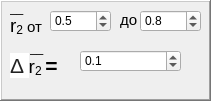
   <widget class="QFrame" name="frame_7">
    <property name="geometry">
     <rect>
      <x>460</x>
      <y>30</y>
      <width>211</width>
      <height>101</height>
     </rect>
    </property>
    <property name="frameShape">
     <enum>QFrame::WinPanel</enum>
    </property>
    <property name="frameShadow">
     <enum>QFrame::Raised</enum>
    </property>
    <widget class="QDoubleSpinBox" name="dblSpinBox_13">
     <property name="geometry">
      <rect>
       <x>50</x>
       <y>10</y>
       <width>61</width>
       <height>22</height>
      </rect>
     </property>
     <property name="wrapping">
      <bool>true</bool>
     </property>
     <property name="decimals">
      <number>1</number>
     </property>
     <property name="minimum">
      <double>0.500000000000000</double>
     </property>
     <property name="maximum">
      <double>0.800000000000000</double>
     </property>
     <property name="singleStep">
      <double>0.100000000000000</double>
     </property>
     <property name="value">
      <double>0.500000000000000</double>
     </property>
    </widget>
    <widget class="QLabel" name="lbl_25">
     <property name="geometry">
      <rect>
       <x>120</x>
       <y>10</y>
       <width>21</width>
       <height>21</height>
      </rect>
     </property>
     <property name="text">
      <string>&lt;html&gt;&lt;head/&gt;&lt;body&gt;&lt;p&gt;&lt;span style=&quot; font-size:11pt;&quot;&gt;до&lt;/span&gt;&lt;/p&gt;&lt;/body&gt;&lt;/html&gt;</string>
     </property>
    </widget>
    <widget class="QLabel" name="lbl_26">
     <property name="geometry">
      <rect>
       <x>10</x>
       <y>50</y>
       <width>81</width>
       <height>31</height>
      </rect>
     </property>
     <property name="text">
      <string>&lt;!DOCTYPE HTML PUBLIC &quot;-//W3C//DTD HTML 4.0//EN&quot; &quot;http://www.w3.org/TR/REC-html40/strict.dtd&quot;&gt;
&lt;html&gt;&lt;head&gt;&lt;meta name=&quot;qrichtext&quot; content=&quot;1&quot; /&gt;&lt;style type=&quot;text/css&quot;&gt;
p, li { white-space: pre-wrap; }
&lt;/style&gt;&lt;/head&gt;&lt;body style=&quot; font-family:'MS Shell Dlg 2'; font-size:8pt; font-weight:400; font-style:normal;&quot;&gt;
&lt;p style=&quot; margin-top:12px; margin-bottom:12px; margin-left:0px; margin-right:0px; -qt-block-indent:0; text-indent:0px;&quot;&gt;&lt;span style=&quot; font-family:'arial,sans-serif'; font-size:16pt; color:#222222; background-color:#ffffff;&quot;&gt;Δ &lt;/span&gt;&lt;span style=&quot; font-size:14pt;&quot;&gt;r&lt;/span&gt;&lt;span style=&quot; font-size:14pt; vertical-align:sub;&quot;&gt;2&lt;/span&gt;&lt;span style=&quot; font-family:'Times New Roman,serif'; font-size:16pt; vertical-align:sub;&quot;&gt; &lt;/span&gt;&lt;span style=&quot; font-family:'Times New Roman,serif'; font-size:16pt; font-weight:600;&quot;&gt;=&lt;/span&gt;&lt;/p&gt;&lt;/body&gt;&lt;/html&gt;</string>
     </property>
    </widget>
    <widget class="QDoubleSpinBox" name="dblSpinBox_19">
     <property name="geometry">
      <rect>
       <x>80</x>
       <y>50</y>
       <width>101</width>
       <height>22</height>
      </rect>
     </property>
     <property name="wrapping">
      <bool>true</bool>
     </property>
     <property name="decimals">
      <number>1</number>
     </property>
     <property name="minimum">
      <double>0.100000000000000</double>
     </property>
     <property name="maximum">
      <double>0.300000000000000</double>
     </property>
     <property name="singleStep">
      <double>0.050000000000000</double>
     </property>
     <property name="value">
      <double>0.100000000000000</double>
     </property>
    </widget>
    <widget class="QLabel" name="label_10">
     <property name="geometry">
      <rect>
       <x>10</x>
       <y>0</y>
       <width>16</width>
       <height>16</height>
      </rect>
     </property>
     <property name="text">
      <string>__</string>
     </property>
    </widget>
    <widget class="QLabel" name="lbl_27">
     <property name="geometry">
      <rect>
       <x>10</x>
       <y>10</y>
       <width>41</width>
       <height>31</height>
      </rect>
     </property>
     <property name="text">
      <string>&lt;html&gt;&lt;head/&gt;&lt;body&gt;&lt;p&gt;&lt;span style=&quot; font-size:14pt;&quot;&gt;r&lt;/span&gt;&lt;span style=&quot; font-size:14pt; vertical-align:sub;&quot;&gt;2&lt;/span&gt;&lt;span style=&quot; font-size:11pt;&quot;&gt; от&lt;/span&gt;&lt;/p&gt;&lt;/body&gt;&lt;/html&gt;</string>
     </property>
    </widget>
    <widget class="QLabel" name="label_11">
     <property name="geometry">
      <rect>
       <x>30</x>
       <y>40</y>
       <width>16</width>
       <height>16</height>
      </rect>
     </property>
     <property name="text">
      <string>__</string>
     </property>
    </widget>
    <widget class="QDoubleSpinBox" name="dblSpinBox_20">
     <property name="geometry">
      <rect>
       <x>140</x>
       <y>10</y>
       <width>61</width>
       <height>22</height>
      </rect>
     </property>
     <property name="wrapping">
      <bool>true</bool>
     </property>
     <property name="decimals">
      <number>1</number>
     </property>
     <property name="minimum">
      <double>0.100000000000000</double>
     </property>
     <property name="maximum">
      <double>0.800000000000000</double>
     </property>
     <property name="singleStep">
      <double>0.100000000000000</double>
     </property>
     <property name="value">
      <double>0.800000000000000</double>
     </property>
    </widget>
   </widget>
